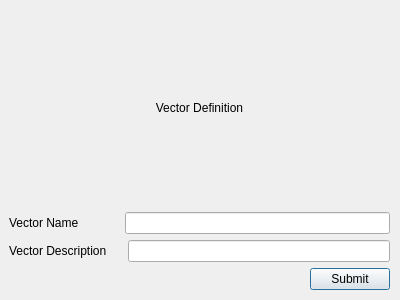
<?xml version="1.0" encoding="UTF-8"?>
<ui version="4.0">
 <class>Dialog</class>
 <widget class="QDialog" name="Dialog">
  <property name="geometry">
   <rect>
    <x>0</x>
    <y>0</y>
    <width>400</width>
    <height>300</height>
   </rect>
  </property>
  <property name="windowTitle">
   <string>Dialog</string>
  </property>
  <widget class="QWidget" name="verticalLayoutWidget">
   <property name="geometry">
    <rect>
     <x>9</x>
     <y>9</y>
     <width>381</width>
     <height>281</height>
    </rect>
   </property>
   <layout class="QVBoxLayout" name="verticalLayout">
    <item>
     <widget class="QLabel" name="label">
      <property name="text">
       <string>Vector Definition</string>
      </property>
      <property name="alignment">
       <set>Qt::AlignCenter</set>
      </property>
     </widget>
    </item>
    <item>
     <layout class="QHBoxLayout" name="horizontalLayout_2">
      <item>
       <widget class="QLabel" name="label_3">
        <property name="text">
         <string>Vector Name</string>
        </property>
       </widget>
      </item>
      <item>
       <spacer name="horizontalSpacer_2">
        <property name="orientation">
         <enum>Qt::Horizontal</enum>
        </property>
        <property name="sizeType">
         <enum>QSizePolicy::Fixed</enum>
        </property>
        <property name="sizeHint" stdset="0">
         <size>
          <width>40</width>
          <height>20</height>
         </size>
        </property>
       </spacer>
      </item>
      <item>
       <widget class="QLineEdit" name="nameTxtBox"/>
      </item>
     </layout>
    </item>
    <item>
     <layout class="QHBoxLayout" name="horizontalLayout">
      <item>
       <widget class="QLabel" name="label_2">
        <property name="text">
         <string>Vector Description</string>
        </property>
       </widget>
      </item>
      <item>
       <spacer name="horizontalSpacer_3">
        <property name="orientation">
         <enum>Qt::Horizontal</enum>
        </property>
        <property name="sizeType">
         <enum>QSizePolicy::Fixed</enum>
        </property>
        <property name="sizeHint" stdset="0">
         <size>
          <width>15</width>
          <height>20</height>
         </size>
        </property>
       </spacer>
      </item>
      <item>
       <widget class="QLineEdit" name="descTxtBox"/>
      </item>
     </layout>
    </item>
    <item>
     <layout class="QHBoxLayout" name="horizontalLayout_3">
      <item>
       <spacer name="horizontalSpacer">
        <property name="orientation">
         <enum>Qt::Horizontal</enum>
        </property>
        <property name="sizeHint" stdset="0">
         <size>
          <width>40</width>
          <height>20</height>
         </size>
        </property>
       </spacer>
      </item>
      <item>
       <widget class="QPushButton" name="submitBtn">
        <property name="text">
         <string>Submit</string>
        </property>
       </widget>
      </item>
     </layout>
    </item>
   </layout>
  </widget>
 </widget>
 <resources/>
 <connections/>
</ui>
